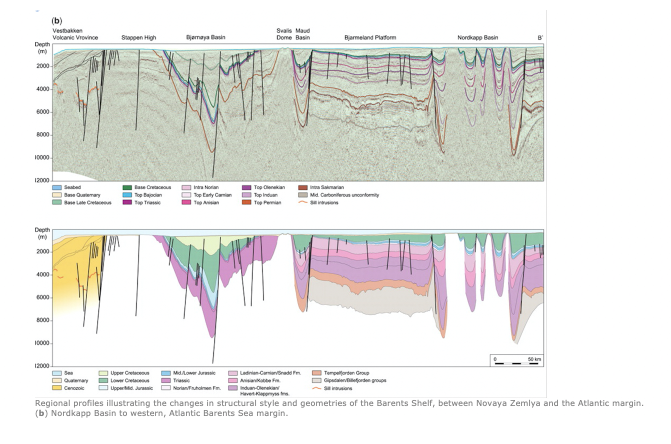
#> input picture AllGeoImages/cross_Cross_2.Cross_section Barent Sea.jpeg, 1342 x 888 px (shown at 1/2 size); its folder holds only this picture in this run
$ jupyter execute 'Data Conversion to HDF5 Format_Lithostratigraphic Chart Vs ALL_V0.ipynb'
#> lines starting #> are read from the running program, lines starting #| are printed output that depends on the picture
# Data Conversion to HDF5 Format : Lithostratigraphic Chart Vs ALL

Author:Adnan Latif, adnanl@ifi.uio.no

1. Prerequests
    - Copy all files in on folder, convert png or TIF to JPEG, assign unique identifire as prefix to each class

2. List images and their labels
    - List all images, give them proper labels, and then shuffle the data.
    - Lithostrigrphic chart a label = 0 and each rest of the iamage a label = 1.
    - Split data into train (%60), validation (%20), and test parts (%20)

[cell 1]
from random import shuffle
from math import ceil
import matplotlib.pyplot as plt
import numpy as np
import glob
import h5py
import cv2

[cell 2]
shuffle_data = True                                         # Shuffle the addresses before saving
hdf5_path = 'AllGeoImages/dataset_for_lithochart_vs_all_Other_Classes_V0.hdf5'  # Address to where to save the hdf5 file
litho_vs_other_train_path = 'AllGeoImages/*.jpeg'

                                                            # Read addresses and labels from the 'AllGeoImages' folder
addrs = glob.glob(litho_vs_other_train_path)
labels = [0 if 'litho_' in addr else 1 for addr in addrs]   # 0= Lithostratigraphic Chart, 1 = Others

# Shuffle data
if shuffle_data:
        c = list(zip(addrs, labels))
        shuffle(c)
        addrs, labels = zip(*c)

                                                            # Divide data into 60% train, 20% validation, and 20% test
train_addrs = addrs[0:int(0.8*len(addrs))] # 0.6 for 60% train, 20% validation, and 20% test
train_labels = labels[0:int(0.8*len(labels))]

#val_addrs = addrs[int(0.6*len(addrs)):int(0.8*len(addrs))]
#val_labels = labels[int(0.6*len(addrs)):int(0.8*len(addrs))]

test_addrs = addrs[int(0.8*len(addrs)):]
test_labels = labels[int(0.8*len(labels)):]

[cell 3]
print (test_labels) # Label number 8 is O, shuffled data, only have 0 and 1
print (test_addrs)

3. Create a HDF5 file (h5py only, not Tables)

    Create a HDF5 file
    - To store images,define an array for each of train, validation and test sets with the shape of (number of data, image_height, image_width, image_depth) in Tensorflow order or (number of data,image_width, image_depth,image_height) in Theano order.
    - For labels, define array for each of train, validation and test sets with the shape of (number of data).
    - calculate the pixel-wise mean of the train set and save it in an array with the shape of (1, image_height, image_width, image_depth)

[cell 4]
data_order = 'tf'                             # 'th' for Theano, 'tf' for Tensorflow (diffrent order of data)

if data_order == 'th':
    train_shape = (len(train_addrs), 3, 64, 64) # previously was 224
    #val_shape = (len(val_addrs), 3, 64, 64) # if have valudataion set
    test_shape = (len(test_addrs), 3, 64, 64)
elif data_order == 'tf':
    train_shape = (len(train_addrs), 64, 64, 3)
    #val_shape = (len(val_addrs), 64, 64, 3) # if have valudataion set
    test_shape = (len(test_addrs), 64, 64, 3)

                                                # open a hdf5 file and create earrays
hdf5_file = h5py.File(hdf5_path, mode='w')
hdf5_file.create_dataset("train_img", train_shape, np.int8)
#hdf5_file.create_dataset("val_img", val_shape, np.int8)                # if have valudataion set
hdf5_file.create_dataset("test_img", test_shape, np.int8)
hdf5_file.create_dataset("train_mean", train_shape[1:], np.float32)
hdf5_file.create_dataset("train_labels", (len(train_addrs),), np.int8)
hdf5_file["train_labels"][...] = train_labels
# hdf5_file.create_dataset("val_labels", (len(val_addrs),), np.int8)
#hdf5_file["val_labels"][...] = val_labels                                # if have valudataion set
hdf5_file.create_dataset("test_labels", (len(test_addrs),), np.int8)
hdf5_file["test_labels"][...] = test_labels

4. PREPROCESSING (only resize to 64 , 64) # priviously was 224

[cell 5]
                                                        # 1. A numpy array to save the mean of the images
mean = np.zeros(train_shape[1:], np.float32)
                                                        # 2. loop over train addresses
for i in range(len(train_addrs)):
                                                        # read an image and resize to (64, 64)
                                                        # cv2 load images as BGR, convert it to RGB
    addr = train_addrs[i]
    img = cv2.imread(addr)
    img = cv2.resize(img, (64, 64), interpolation=cv2.INTER_CUBIC)
    img = cv2.cvtColor(img, cv2.COLOR_BGR2RGB)
                                                        # any additional image pre-processing here
                                                        # if the data order is Theano, axis orders should change
    if data_order == 'th':
        img = np.rollaxis(img, 2)
                                                        # save the image and calculate the mean so far
    hdf5_file["train_img"][i, ...] = img[None]
    mean += img / float(len(train_labels))
                                                        # loop over validation addresses
#for i in range(len(val_addrs)):

                                                        # read an image and resize to (64, 64)
                                                        # cv2 load images as BGR, convert it to RGB
   # addr = val_addrs[i]
   # img = cv2.imread(addr)
    #img = cv2.resize(img, (64, 64), interpolation=cv2.INTER_CUBIC)
   # img = cv2.cvtColor(img, cv2.COLOR_BGR2RGB)
                                                        # any additional image pre-processing here
                                                        # if the data order is Theano, axis orders should change
   # if data_order == 'th':
        #img = np.rollaxis(img, 2)
                                                        # save the image
    #hdf5_file["val_img"][i, ...] = img[None]
                                                        # loop over test addresses
for i in range(len(test_addrs)):

                                                        # read an image and resize to (64, 64)
                                                        # cv2 load images as BGR, convert it to RGB
    addr = test_addrs[i]
    img = cv2.imread(addr)
#> img is the input picture: shape (888, 1342, 3); mean B, G, R 229.5, 232.5, 232.6
    img = cv2.resize(img, (64, 64), interpolation=cv2.INTER_CUBIC)
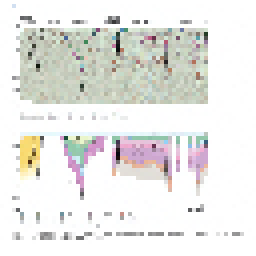
#> img: shape (64, 64, 3) (shown 4 times larger); mean B, G, R 230.5, 233.5, 233.7
    img = cv2.cvtColor(img, cv2.COLOR_BGR2RGB)
                                                        # add any image pre-processing here
                                                        # if the data order is Theano, axis orders should change
    if data_order == 'th':
        img = np.rollaxis(img, 2)
                                                        # save the image
    hdf5_file["test_img"][i, ...] = img[None]
                                                        # save the mean and close the hdf5 file
hdf5_file["train_mean"][...] = mean
hdf5_file.close()

5. Read the HDF5 file

    Check if the data is saved properly in the HDF5 file
    - Load the data in batchs of an arbitrary size and plot the first image of the first 5 batchs
    - Check the label of each image


[cell 6]
subtract_mean = False
                                                        # open the hdf5 file
hdf5_file = h5py.File(hdf5_path, "r")
                                                        # subtract the training mean
if subtract_mean:
    mm = hdf5_file["train_mean"][0, ...]
    mm = mm[np.newaxis, ...]
                                                        # Total number of samples
data_num = hdf5_file["train_img"].shape[0]
batch_size = 16                                         # select batch size, 32, 64 ....

                                                        # create list of batches to shuffle the data
batches_list = list(range(int(ceil(float(data_num) / batch_size))))
shuffle(batches_list)
                                                        # loop over batches
for n, i in enumerate(batches_list):
    i_s = i * batch_size                                # index of the first image in this batch
    i_e = min([(i + 1) * batch_size, data_num])         # index of the last image in this batch
                                                        # read batch images and remove training mean
    images = hdf5_file["train_img"][i_s:i_e, ...]
    if subtract_mean:
        images -= mm

                                                        # read labels and convert to one hot encoding
    labels = hdf5_file["train_labels"][i_s:i_e]
    labels_one_hot = np.zeros(batch_size, np.float32)
    labels_one_hot[np.arange(batch_size)] = 1
    print (n+1, '/', len(batches_list))
    print (labels[0], labels_one_hot[:])
    plt.imshow(images[0])
    plt.show()
    if n == 5:                                           # break after 5 batches
        break
hdf5_file.close()


$ run again, on AllGeoImages/geomap_14.Jurassic basin mape.jpeg
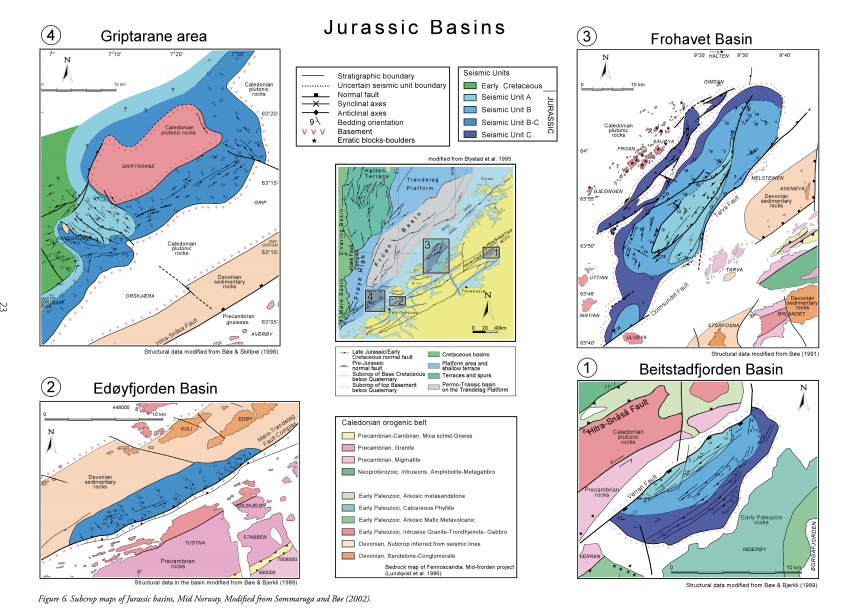
#> input picture AllGeoImages/geomap_14.Jurassic basin mape.jpeg, 1728 x 1232 px (shown at 1/2 size)
#> img is the input picture: shape (1232, 1728, 3); mean B, G, R 222, 221, 217.2
#> `img = cv2.resize(img, (64, 64), interpolation=cv2.INTER_CUBIC)`:
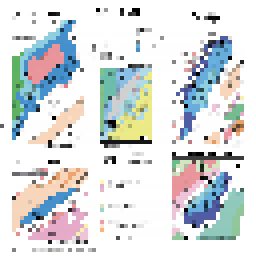
#> img: shape (64, 64, 3) (shown 4 times larger); mean B, G, R 221.4, 220.5, 216.7

$ run again, on AllGeoImages/geomap_19.Geological mape .jpeg
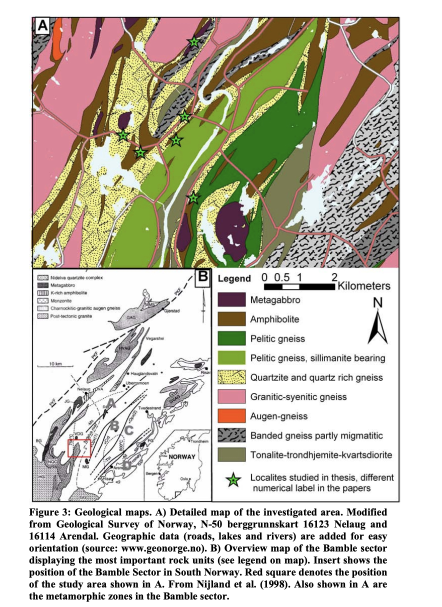
#> input picture AllGeoImages/geomap_19.Geological mape .jpeg, 884 x 1214 px (shown at 1/2 size)
#> img is the input picture: shape (1214, 884, 3); mean B, G, R 184.4, 196.3, 201.9
#> `img = cv2.resize(img, (64, 64), interpolation=cv2.INTER_CUBIC)`:
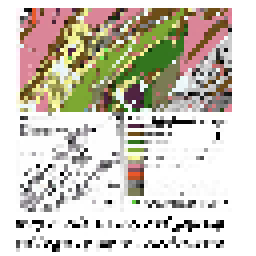
#> img: shape (64, 64, 3) (shown 4 times larger); mean B, G, R 188.1, 199.7, 205.3

$ run again, on AllGeoImages/geomap_2.Geological map of south and central Norway.jpeg
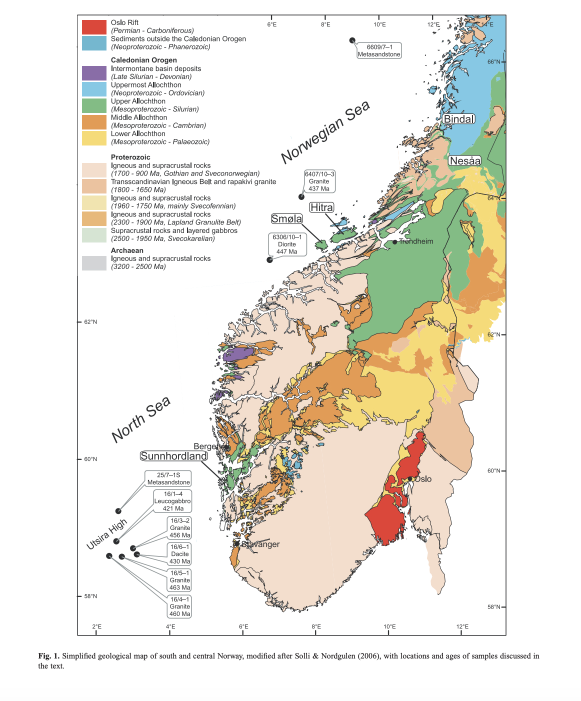
#> input picture AllGeoImages/geomap_2.Geological map of south and central Norway.jpeg, 1162 x 1402 px (shown at 1/2 size)
#> img is the input picture: shape (1402, 1162, 3); mean B, G, R 224.2, 232.5, 235.5
#> `img = cv2.resize(img, (64, 64), interpolation=cv2.INTER_CUBIC)`:
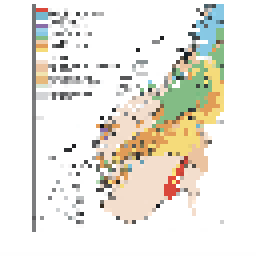
#> img: shape (64, 64, 3) (shown 4 times larger); mean B, G, R 222.8, 231.3, 234.2

$ run again, on AllGeoImages/cross_Cross_2.HC plays in Barent Sea.jpeg
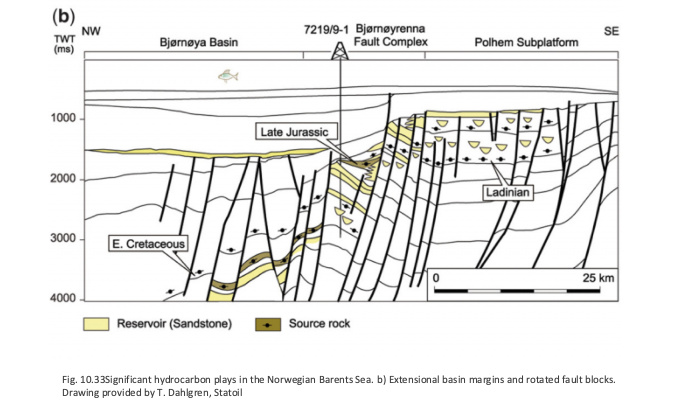
#> input picture AllGeoImages/cross_Cross_2.HC plays in Barent Sea.jpeg, 1358 x 838 px (shown at 1/2 size)
#> img is the input picture: shape (838, 1358, 3); mean B, G, R 234.8, 235.9, 236.2
#> `img = cv2.resize(img, (64, 64), interpolation=cv2.INTER_CUBIC)`:
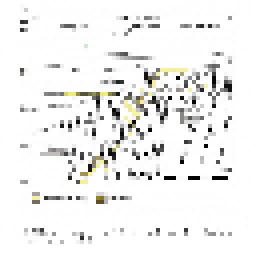
#> img: shape (64, 64, 3) (shown 4 times larger); mean B, G, R 238.4, 239.4, 239.7
